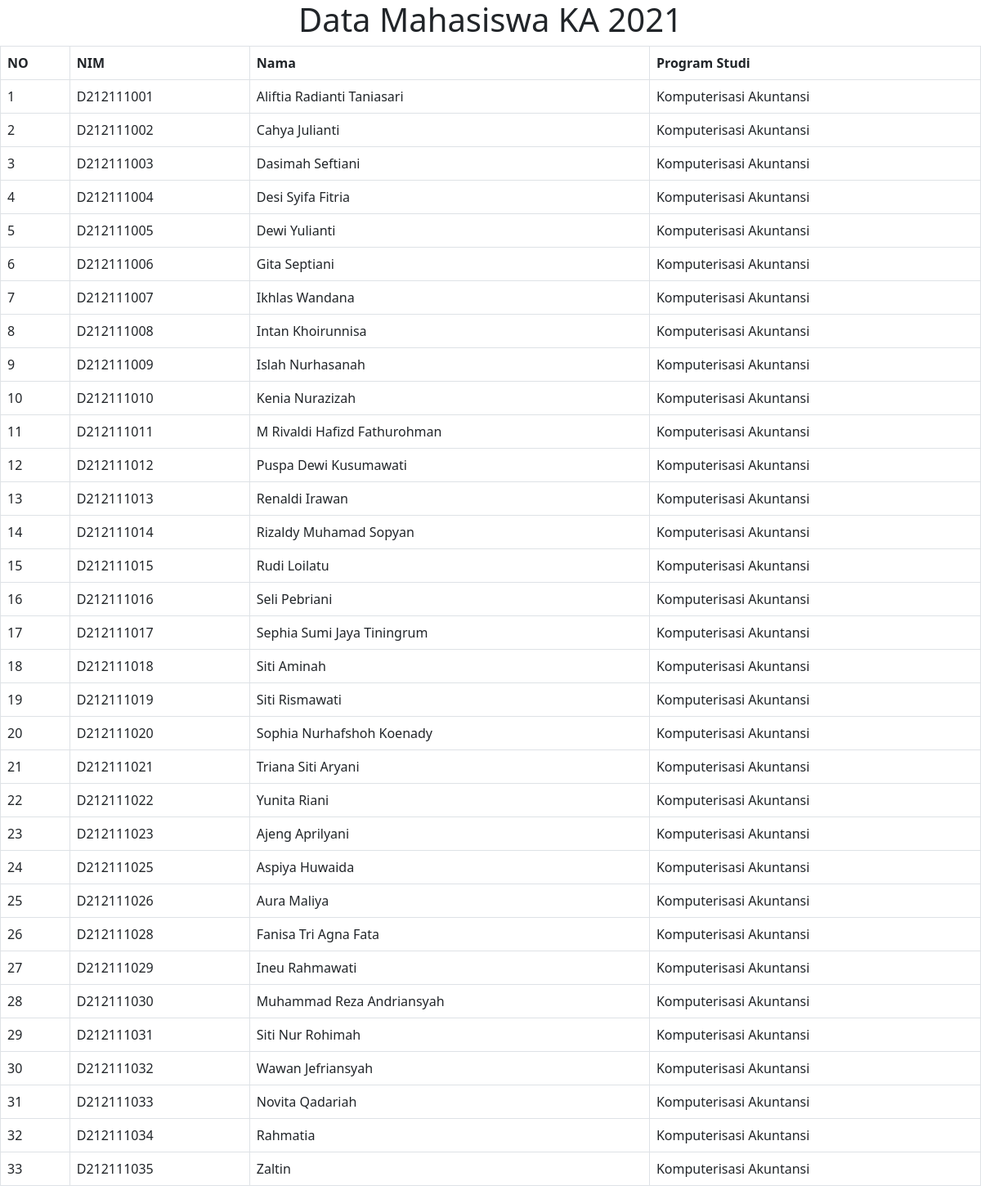
The page /mahasiswa.php on the database its author committed.
### tables this page shows
CREATE TABLE `students` (
  `nim` varchar(20) NOT NULL,
  `nama` varchar(50) NOT NULL,
  `study_programs_id` int(10) NOT NULL
);

CREATE TABLE `study_programs` (
  `id` int(10) NOT NULL,
  `name` text NOT NULL
);

### mahasiswa.php (the view, shortened to what this page needs)
<?php
$mysqli = new mysqli('localhost', 'root', '', 'list_mahasiswa');
$result = $mysqli->query("SELECT students.nim, students.nama, study_programs.name
                          FROM students INNER JOIN study_programs ON students.study_programs_id = study_programs.id
                          WHERE study_programs.id= 11;");
$mahasiswa = [];
while ($row = $result->fetch_assoc()) {
    array_push($mahasiswa, $row);
}
?>
<!DOCTYPE html>
<html lang="en">
<head>
    <link href="https://cdn.jsdelivr.net/npm/bootstrap@5.0.2/dist/css/bootstrap.min.css" rel="stylesheet">
</head>
<body>
    <h1 align="center"> Data Mahasiswa KA 2021 </h1>
    <table class="table table-bordered table-hover">
        <tr>
            <th>NO</th>
            <th>NIM</th>
            <th>Nama</th>
            <th>Program Studi</th>
        </tr>
        <?php
        $no=1;
            foreach ($mahasiswa as $row) { ?>
            <tr>
                <td><?= $no++; ?></td>
                <td><?= $row['nim']; ?></td>
                <td><?= $row['nama']; ?></td>
                <td><?= $row['name']; ?></td>
            </tr>
        <?php } ?>
    </table>
</body>
</html>

### rows shown on the page
students: nim "D212111001", nama "Aliftia Radianti Taniasari", study_programs.name "Komputerisasi Akuntansi"
students: nim "D212111002", nama "Cahya Julianti", study_programs.name "Komputerisasi Akuntansi"
students: nim "D212111003", nama "Dasimah Seftiani", study_programs.name "Komputerisasi Akuntansi"
students: nim "D212111004", nama "Desi Syifa Fitria", study_programs.name "Komputerisasi Akuntansi"
students: nim "D212111005", nama "Dewi Yulianti", study_programs.name "Komputerisasi Akuntansi"
students: nim "D212111006", nama "Gita Septiani", study_programs.name "Komputerisasi Akuntansi"
students: nim "D212111007", nama "Ikhlas Wandana", study_programs.name "Komputerisasi Akuntansi"
students: nim "D212111008", nama "Intan Khoirunnisa", study_programs.name "Komputerisasi Akuntansi"
students: nim "D212111009", nama "Islah Nurhasanah", study_programs.name "Komputerisasi Akuntansi"
students: nim "D212111010", nama "Kenia Nurazizah", study_programs.name "Komputerisasi Akuntansi"
students: nim "D212111011", nama "M Rivaldi Hafizd Fathurohman", study_programs.name "Komputerisasi Akuntansi"
students: nim "D212111012", nama "Puspa Dewi Kusumawati", study_programs.name "Komputerisasi Akuntansi"
students: nim "D212111013", nama "Renaldi Irawan", study_programs.name "Komputerisasi Akuntansi"
students: nim "D212111014", nama "Rizaldy Muhamad Sopyan", study_programs.name "Komputerisasi Akuntansi"
students: nim "D212111015", nama "Rudi Loilatu", study_programs.name "Komputerisasi Akuntansi"
students: nim "D212111016", nama "Seli Pebriani", study_programs.name "Komputerisasi Akuntansi"
students: nim "D212111017", nama "Sephia Sumi Jaya Tiningrum", study_programs.name "Komputerisasi Akuntansi"
students: nim "D212111018", nama "Siti Aminah", study_programs.name "Komputerisasi Akuntansi"
students: nim "D212111019", nama "Siti Rismawati", study_programs.name "Komputerisasi Akuntansi"
students: nim "D212111020", nama "Sophia Nurhafshoh Koenady", study_programs.name "Komputerisasi Akuntansi"
students: nim "D212111021", nama "Triana Siti Aryani", study_programs.name "Komputerisasi Akuntansi"
students: nim "D212111022", nama "Yunita Riani", study_programs.name "Komputerisasi Akuntansi"
students: nim "D212111023", nama "Ajeng Aprilyani", study_programs.name "Komputerisasi Akuntansi"
students: nim "D212111025", nama "Aspiya Huwaida", study_programs.name "Komputerisasi Akuntansi"
students: nim "D212111026", nama "Aura Maliya", study_programs.name "Komputerisasi Akuntansi"
students: nim "D212111028", nama "Fanisa Tri Agna Fata", study_programs.name "Komputerisasi Akuntansi"
students: nim "D212111029", nama "Ineu Rahmawati", study_programs.name "Komputerisasi Akuntansi"
students: nim "D212111030", nama "Muhammad Reza Andriansyah", study_programs.name "Komputerisasi Akuntansi"
students: nim "D212111031", nama "Siti Nur Rohimah", study_programs.name "Komputerisasi Akuntansi"
students: nim "D212111032", nama "Wawan Jefriansyah", study_programs.name "Komputerisasi Akuntansi"
students: nim "D212111033", nama "Novita Qadariah", study_programs.name "Komputerisasi Akuntansi"
students: nim "D212111034", nama "Rahmatia", study_programs.name "Komputerisasi Akuntansi"
students: nim "D212111035", nama "Zaltin", study_programs.name "Komputerisasi Akuntansi"
